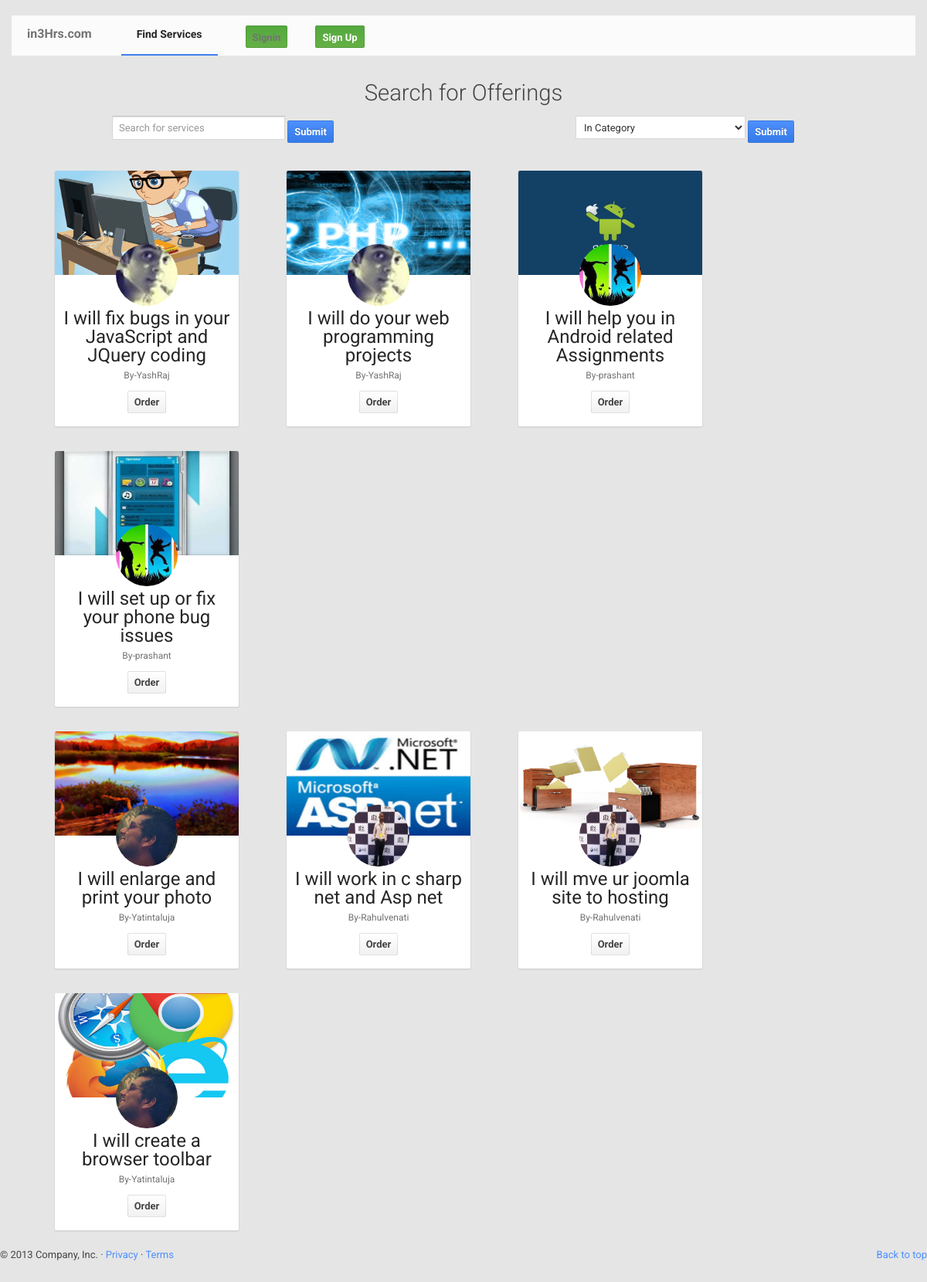
/categories/index.php, run on the app's committed database.
### tables this page shows
CREATE TABLE IF NOT EXISTS `offering` (
  `offer_id` int(15) NOT NULL AUTO_INCREMENT,
  `user_id` int(20) NOT NULL,
  `title` varchar(100) NOT NULL,
  `description` text NOT NULL,
  `picture` text NOT NULL,
  `date` datetime NOT NULL,
  `instruction` text,
  PRIMARY KEY (`offer_id`)
);

CREATE TABLE IF NOT EXISTS `user` (
  `user_id` int(20) NOT NULL AUTO_INCREMENT,
  `name` varchar(20) NOT NULL,
  `email` text NOT NULL,
  `pass` varchar(20) NOT NULL,
  `linkedin` varchar(20) NOT NULL,
  `about` text NOT NULL,
  `picture` text NOT NULL,
  `paypal` varchar(20) NOT NULL,
  PRIMARY KEY (`user_id`)
);

### categories/index.php (called while the page is built, shortened)
<?php
include $_SERVER['DOCUMENT_ROOT'] . '/student-job-board/public/models/offerings.php';
include 'categories.html.php';
?>

### models/offerings.php (called while the page is built, shortened)
<?php
	class offering{
	    public function featured_offering()
	    {
	    	$con = create_connection();
			$sql_query = "SELECT * FROM offering ";
			$sql_result = mysqli_query($con,$sql_query) or die("Couldn't Execute Query");
			$row2 = mysqli_fetch_array($sql_result);
			for($row=0;$row<16;$row++)
				{
					$data[$row][0] = $row2['picture'];
					$data[$row][1] = $row2['title'];
					$data[$row][2] = $row2['offer_id'];
					$row2 = mysqli_fetch_array($sql_result);
				}
		return ($data);
	    }
}
?>

### models/users.php (called while the page is built, shortened)
<?php
	class users{
		public function get_user_by_offer_id($offer_id){
			$con = create_connection();
			$sql_query=mysqli_query($con,"SELECT user.user_id,user.name,user.email,user.linkedin,user.about,user.picture,user.paypal,user.user_id,offering.offer_id,offering.user_id from user  inner join offering  on offering.offer_id='$offer_id' && user.user_id = offering.user_id");
			$row2 = mysqli_fetch_array($sql_query);
			$data[0]=$row2['name'];
			$data[1]=$row2['email'];
		    $data[2]=$row2['linkedin'];
		    $data[3]=$row2['about'];
		    $data[4]=$row2['picture'];
		    $data[5]=$row2['paypal'];
		    $data[6]=$row2['user_id'];
		    return($data);
		}
}
?>

### categories/categories.html.php (the view, shortened to what this page needs)
<?php
  $offering = new offering;
  $offerdata = $offering->featured_offering();
  include '../models/users.php';
  $user= new users;
?>
<!DOCTYPE html>
<html lang="en">
  <head>
      <link rel="stylesheet" href="css/font-awesome.min.css">
      <link href="../css/bootplus.css" rel="stylesheet">
      <link href="../css/bootplus-responsive.css" rel="stylesheet">
      <link href="../css/custom.css" rel="stylesheet">
  </head>
  <body>
       <?php include '../includes/header.inc.php'; ?>
    <div class="container movedown">
    <h2 class="text-center">Search for Offerings</h2>
        <div class="span6 offset1">
      <form action="." method="post" >
        <input type="text" name="searchquery" class="form-control" placeholder="Search for services"></input>
        <input type="submit" name="searchq" class="btn btn-primary"></input>
        </form>
        </div>
    <div class="span4">
      <form action="." method="post">
        <select name="categoy" id="" class="form-control" >
          <option value=""><strong>In Category</strong></option>
        </select>
        <input type="submit" name="search" class="btn btn-primary" ></input>
      </form>
      </div>
      </div>
    <div class="row" id="offerings">
    <?php for ($row=0; $row < 8; $row++) {
          if($row==0 || $row%4==0)
            { ?>
    <div class="span13 moveleft ">
    <?php }
        $userdata=$user->get_user_by_offer_id($offerdata[$row][2]);
       ?>
    <div class="span3">
          <div class="card hovercard">
            <img src="<?php echo $offerdata[$row][0]; ?>"/>
            <div class="avatar">
              <img src="../<?php echo $userdata[4]; ?>" alt="" />
            </div>
          <div class="info">
          <div class="title">
         <?php echo $offerdata[$row][1]; ?>
      </div>
      <div class="desc">By-<?php echo $userdata[0];?></div>
   </div>
   <div class="bottom">
      <a class="btn" href="../offering?offeringid= <?php echo $offerdata[$row][2]; ?>">Order</a>
   </div>
</div>
<?php
  if( ($row+1)%4==0 && $row!=0)
  { ?>
    </div>
    </div>
  <?php
  }
  else
  { ?>
    </div>
    <?php
  }
}
  ?>
    </div>
      <footer>
        <p class="pull-right"><a href="#">Back to top</a></p>
        <p>&copy; 2013 Company, Inc. &middot; <a href="#">Privacy</a> &middot; <a href="#">Terms</a></p>
      </footer>
  </body>
</html>

### includes/header.inc.php (shortened to what this page needs)
<div class="navbar-wrapper">
  <div class="container">
    <div class="navbar _navbar-inverse">
      <div class="navbar-inner">
        <a class="brand" href="<?php if(isset($_SESSION['userid'])){echo "/student-job-board/public/user/";} else {echo "/student-job-board/public/";} ?>">
          in3Hrs.com
        </a>
        <div class="nav-collapse collapse">
          <ul class="nav">
            <li <?php if(isset($categoriespage)){echo "class='active'"; }?>><a href="<?php echo "/student-job-board/public/categories/" ; ?>">Find Services</a></li>
            <?php
            if(!isset($_SESSION['userid'])){
             ?>
            <li><a class="btn  btn-success pull-right"  href="/student-job-board/public/login/">Signin</a></li>
            <li>
                <a class="btn  btn-success pull-right" href="/student-job-board/public/signup/" style="color:white;">Sign Up</a>
            </li> <?php } if(isset($_SESSION['userid'])){ ?>
              <li>
                <a class="btn  btn-warning pull-right" href="/student-job-board/public/logout/" style="color:white;">Logout</a>
            </li>
           <?php } ?>
          </ul>
        </div>
      </div>
    </div>
  </div>
</div>

### css/bootplus-responsive.css (style rules this page uses)
@media (min-width: 1200px) { .row { margin-left: -30px; *zoom: 1; } }
@media (min-width: 1200px) { .row:before, .row:after { display: table; line-height: 0; content: ""; } }
@media (min-width: 1200px) { .row:after { clear: both; } }
@media (min-width: 1200px) { [class*="span"] { float: left; min-height: 1px; margin-left: 30px; } }
@media (min-width: 1200px) { .container, .navbar-static-top .container, .navbar-fixed-top .container, .navbar-fixed-bottom .container { width: 1170px; } }
@media (min-width: 1200px) { .span6 { width: 570px; } }
@media (min-width: 1200px) { .span4 { width: 370px; } }
@media (min-width: 1200px) { .span3 { width: 270px; } }
@media (min-width: 1200px) { .offset1 { margin-left: 130px; } }
@media (min-width: 1200px) { input, textarea, .uneditable-input { margin-left: 0; } }
@media (min-width: 980px) { .nav-collapse.collapse { height: auto !important; overflow: visible !important; } }

### css/custom.css (style rules this page uses)
body { padding-bottom: 40px; background-image: url('../images/backs.jpg'); background-repeat:no-repeat; background-attachment:fixed; background-position:center; background-size: cover; }
.moveleft { padding-left: 40px; }
.movedown { padding-top: 90px }
.navbar-wrapper { position: absolute; top: 0; left: 0; right: 0; z-index: 10; margin-top: 20px; margin-bottom: -90px; }
.navbar .brand { padding: 14px 20px 16px; font-size: 16px; font-weight: bold; }
.navbar .nav > li > a { padding: 15px 20px; }

### data on the page
offering: picture (picture), user.picture (picture), title "I will fix bugs in your JavaScript and JQuery coding", user.name "YashRaj"
offering: picture (picture), title "I will do your web programming projects", userdata "YashRaj"
offering: picture (picture), user.picture (picture), title "I will help you in Android related Assignments", user.name "prashant"
offering: picture (picture), title "I will set up or fix your phone bug issues", userdata "prashant"
offering: picture (picture), user.picture (placeholder picture), title "I will enlarge and print your photo", user.name "Yatintaluja"
offering: picture (picture), user.picture (picture), title "I will work in c sharp net and Asp net", user.name "Rahulvenati"
offering: picture (picture), title "I will mve ur joomla site to hosting", userdata "Rahulvenati"
offering: picture (picture), title "I will create a browser toolbar", userdata "Yatintaluja"
